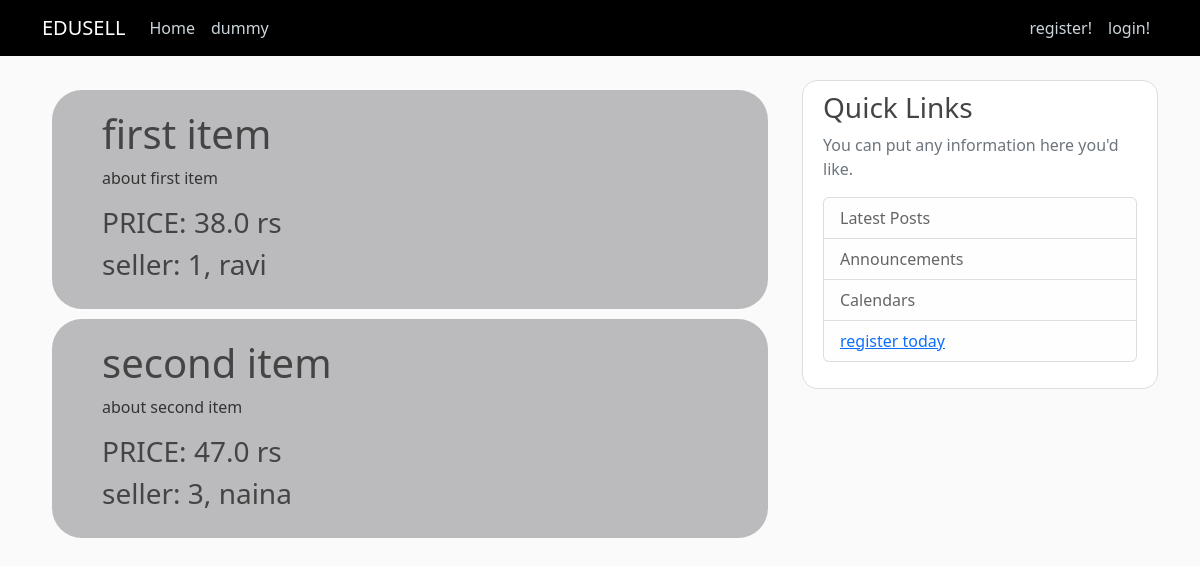
Before: / with the older database file.
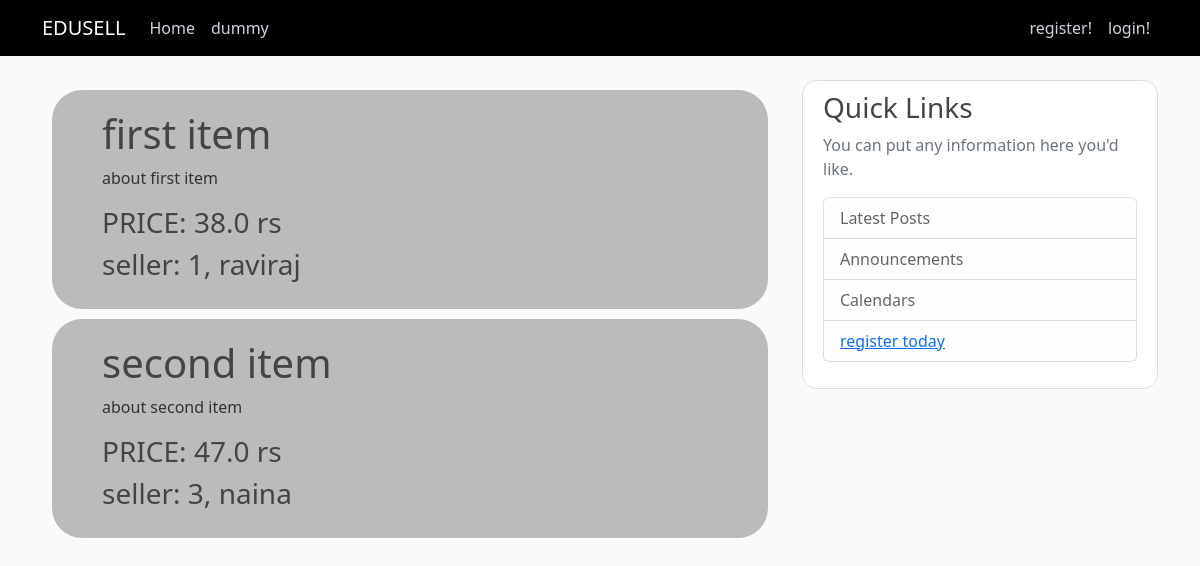
After: the same page with the newer database file.
### tables this page shows
CREATE TABLE posts (
    id INTEGER PRIMARY KEY AUTOINCREMENT,
    created TIMESTAMP NOT NULL DEFAULT CURRENT_TIMESTAMP,
    title VARCHAR NOT NULL,
    content VARCHAR NOT NULL,
    price FLOAT NOT NULL,
    seller_ID INTEGER NOT NULL,
    seller_name VARCHAR ,
    FOREIGN KEY(seller_ID) REFERENCES suser(id),
    FOREIGN KEY(seller_name) REFERENCES suser(sname)
);

CREATE TABLE suser(
    id INTEGER PRIMARY KEY AUTOINCREMENT,
    sname VARCHAR NOT NULL,
    gr_no INTEGER NOT NULL UNIQUE,
    branch VARCHAR NOT NULL,
    email VARCHAR NOT NULL UNIQUE, 
    passw VARCHAR(60) NOT NULL
);

### app.py (the view)
@app.route('/')
def home():
    conn = get_db_connection()
    users = conn.execute("SELECT * FROM suser").fetchall()
    posts = conn.execute('SELECT * FROM posts').fetchall()
    conn.close()
    return render_template('home.html', posts=posts, users=users, title='home')

### app.py (called while the page is built)
def get_db_connection():
    conn = sqlite3.connect('database.db')
    conn.row_factory = sqlite3.Row
    return conn

### templates/home.html (shortened to what this page needs)
{% extends "layout.html" %}
{% block content %}
    {% for post in posts %}
        <div class="post ">
            <h1>{{ post['title'] }}</h1>
            <p>{{ post['content'] }}</p>
            <h3>PRICE: {{ post['price'] }} rs</h3>
            {% for user in users %}
                {% if user['id'] == post['seller_ID'] %}
                    <h3>seller: {{ post['seller_ID'] }}, {{ user['sname'] }}</h3>
                {% endif %}
            {% endfor %}
        </div>
    {% endfor %}
{% endblock content %}
{% block sidebar %}
<div class="col-md-4">
    <div class="content-section rounded-corner">
      <h3>Quick Links</h3>
      <p class='text-muted'>You can put any information here you'd like.
        <ul class="list-group">
          <li class="list-group-item list-group-item-light">Latest Posts</li>
          <li class="list-group-item list-group-item-light">Announcements</li>
          <li class="list-group-item list-group-item-light">Calendars</li>
          <li class="list-group-item list-group-item-light"><a href="{{ url_for('register') }}">register today</a></li>
        </ul>
      </p>
    </div>
</div>
{% endblock sidebar %}

### templates/layout.html (shortened to what this page needs)
<!DOCTYPE html>
<html>
<head>
    <link href="https://cdn.jsdelivr.net/npm/bootstrap@5.2.3/dist/css/bootstrap.min.css" rel="stylesheet">
    <link rel="stylesheet" type="text/css" href="{{ url_for('static', filename='main.css') }}">
</head>
<body>
    <header class="site-header">
        <nav class="navbar navbar-expand-md navbar-dark bg-black fixed-top">
          <div class="container">
            <a class="navbar-brand mr-4" href="/">EDUSELL</a>
            <div class="collapse navbar-collapse" id="navbarToggle">
              <div class="navbar-nav mr-auto">
                <a class="nav-item nav-link" href="{{ url_for('home') }}">Home</a>
                <a class="nav-item nav-link" href="{{ url_for('home') }}">dummy</a>
              </div>
              <div class="nav navbar-nav navbar-right">
                <a class="nav-item nav-link " href="{{ url_for('register') }}">register!</a>
                <a class="nav-item nav-link " href="{{ url_for('login') }}">login!</a>
              </div>
            </div>
          </div>
        </nav>
    </header>
    <main role="main" class="container top" >
      <div class="row">
        <div class="col-md-8">
          {% block content %}{% endblock %}
        </div>
        {% block sidebar %}{% endblock sidebar %}
      </div>
    </main>
</body>
</html>

### static/main.css (style rules this page uses)
.post { padding: 20px; padding-left: 50px; margin: 10px; background-color: rgb(187, 187, 190); border-radius: 30px; }
.navbar-right { margin-left: auto; }
body { background: #fafafa; color: #333333; margin-top: 5rem; }
h1, h2, h3, h4, h5, h6 { color: #444444; }
.site-header .navbar-nav .nav-link { color: #cbd5db; }
.content-section { background: #ffffff; padding: 10px 20px; border: 1px solid #dddddd; border-radius: 3px; margin-bottom: 20px; }
.rounded-corner { border-radius: 15px; }

Changed rows visible on the page:
changed suser: sname "ravi" → "raviraj"
